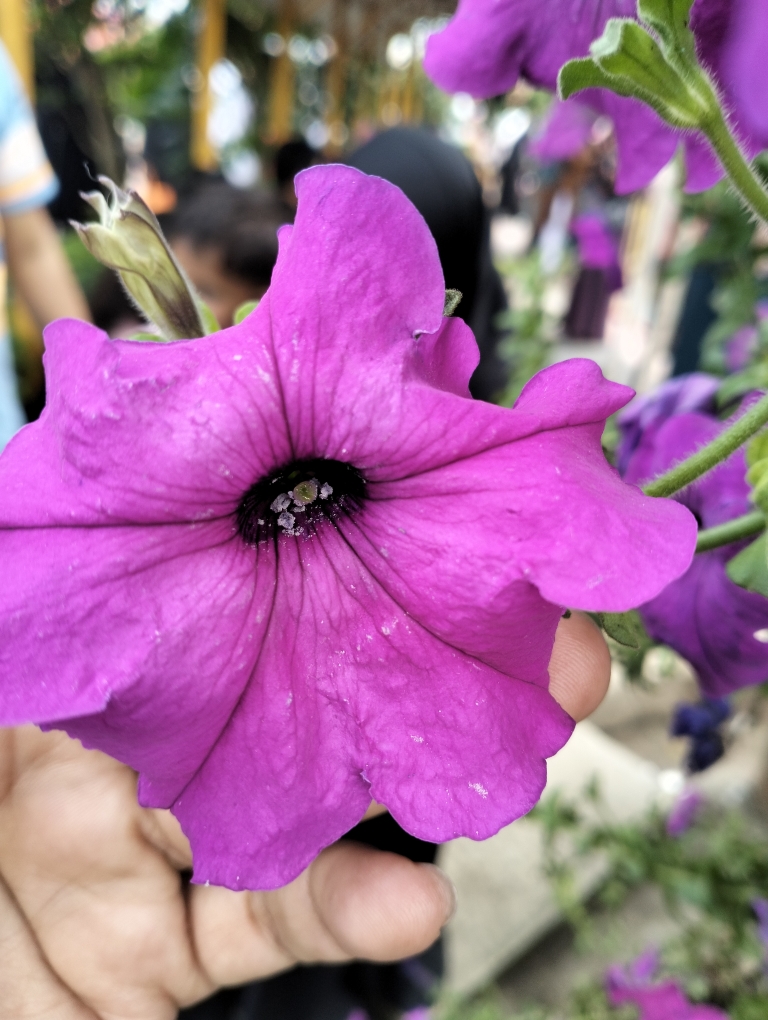
#> input picture dataset_citra/IMG20260323134357.jpg, 3072 x 4080 px, found by its file name (shown at 1/4 size); its folder holds only this picture in this run
$ jupyter execute --allow-errors 2318025_Safri_fitur_warna.ipynb
#> lines starting #> are read from the running program, lines starting #| are printed output that depends on the picture
[cell 1]
from google.colab import drive
drive.mount('/content/drive')

import os
import numpy as np
import pandas as pd
import cv2
from sklearn.cluster import KMeans
import matplotlib.pyplot as plt

[cell 2]
DATASET_PATH = "/content/drive/MyDrive/Colab Notebooks/dataset_citra"

image_files = [f for f in os.listdir(DATASET_PATH) if f.endswith(".jpg")]

df = pd.DataFrame({"image": image_files})
df["path"] = df["image"].apply(lambda x: os.path.join(DATASET_PATH, x))

[cell 3]
def extract_color_hsv(path):
    img = cv2.imread(path)
#> img is the input picture: shape (4080, 3072, 3); mean B, G, R 148.8, 106.6, 162.1
    img = cv2.cvtColor(img, cv2.COLOR_BGR2HSV)
#> img: shape (4080, 3072, 3); mean H, S, V 94.7, 105.8, 167.8
    img = cv2.resize(img, (80,80))
#> img: shape (80, 80, 3); mean H, S, V 94.5, 105.7, 167.7
    pixels = img.reshape((-1,3))

    kmeans = KMeans(n_clusters=3, n_init=10)
    kmeans.fit(pixels)

    colors = kmeans.cluster_centers_
    labels = kmeans.labels_
    counts = np.bincount(labels)

    dominant = colors[np.argmax(counts)]
    return dominant

[cell 4]
colors = df["path"].apply(extract_color_hsv)

df["H"] = colors.apply(lambda x: int(x[0]))
df["S"] = colors.apply(lambda x: int(x[1]))
df["V"] = colors.apply(lambda x: int(x[2]))

[cell 5]
def get_color_label(h, s, v):
    if v < 50:
        return "Hitam"
    elif s < 50:
        return "Abu-abu"
    elif v > 200 and s < 50:
        return "Putih"
    elif h < 10 or h >= 160:
        return "Merah"
    elif h < 25:
        return "Orange"
    elif h < 35:
        return "Kuning"
    elif h < 85:
        return "Hijau"
    elif h < 125:
        return "Biru"
    else:
        return "Ungu"

[cell 6]
df["color_label"] = df.apply(
    lambda x: get_color_label(x["H"], x["S"], x["V"]), axis=1
)

[cell 7]
kmeans_flowers = KMeans(n_clusters=5, random_state=42)
#> (the rest of this cell did not finish here and is left out)

[cell 8]
plt.figure()

for color in df["color_label"].unique():
    subset = df[df["color_label"] == color]
    plt.scatter(subset["H"], subset["S"], label=color)

plt.legend()
plt.xlabel("Hue (H)")
plt.ylabel("Saturation (S)")
plt.title("Sebaran Warna Bunga (HSV)")

plt.show()
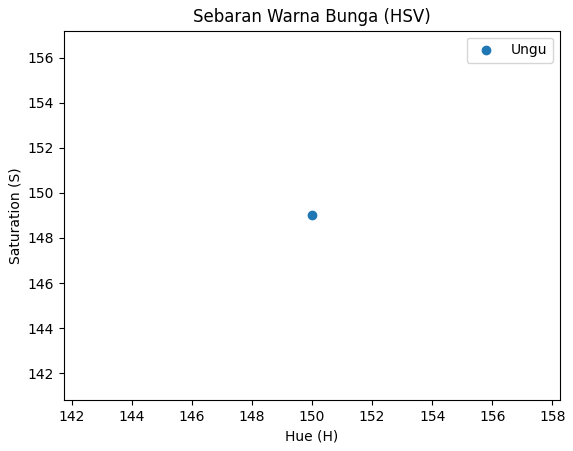
#> figure drawn by matplotlib, 1 panel

[cell 9]
plt.figure()

plt.hist(df["H"], bins=20)
plt.title("Distribusi Hue")

plt.show()
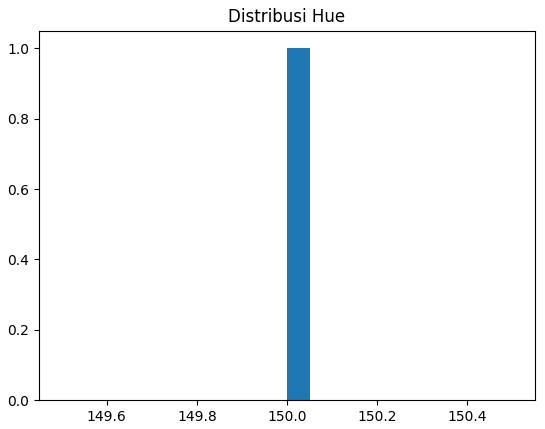
#> figure drawn by matplotlib, 1 panel; tallest bar 1 high, from x = 150 to 150.1

$ run again, on dataset_citra/IMG20260323141508.jpg
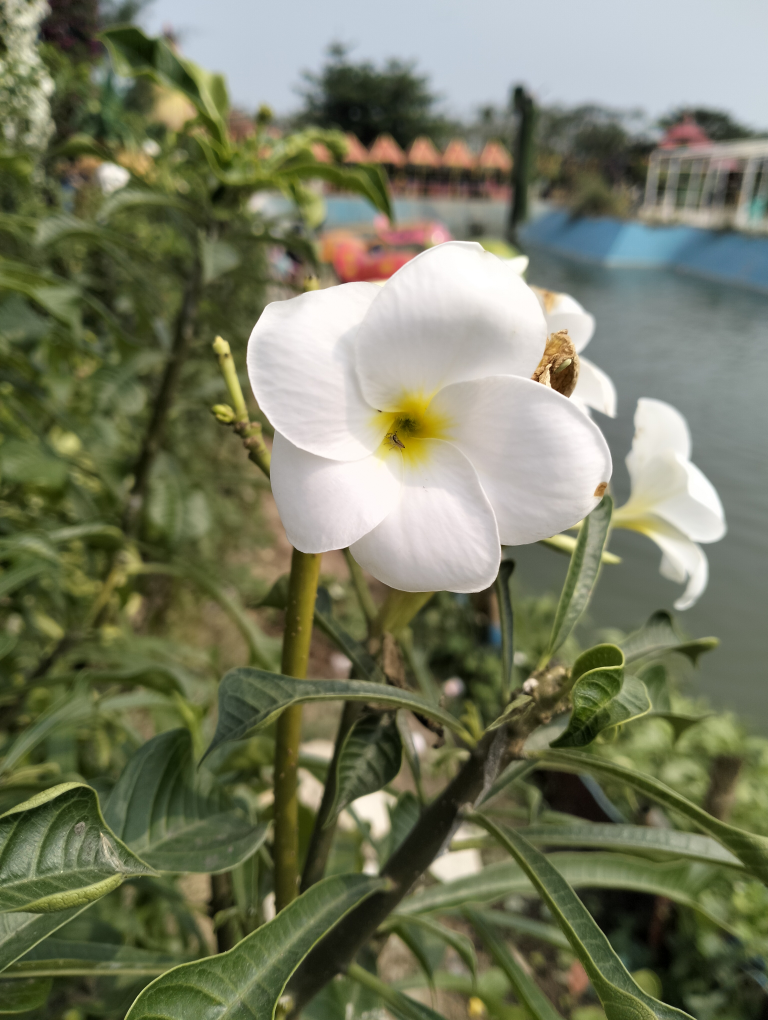
#> input picture dataset_citra/IMG20260323141508.jpg, 3072 x 4080 px, found by its file name (shown at 1/4 size)
#> in extract_color_hsv, img is the input picture: shape (4080, 3072, 3); mean B, G, R 96.1, 121.3, 117.5
#> `plt.show()`:
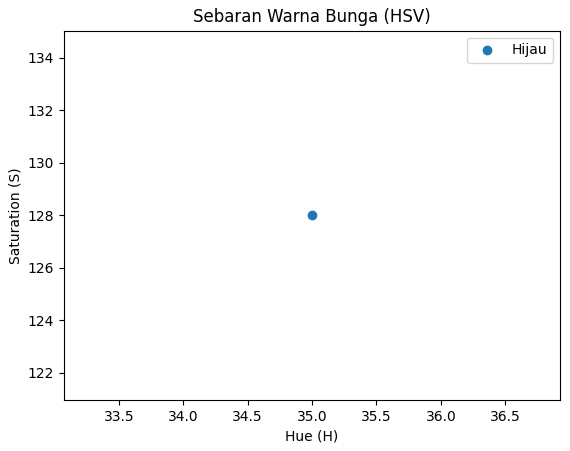
#> figure drawn by matplotlib, 1 panel
#> `plt.show()`:
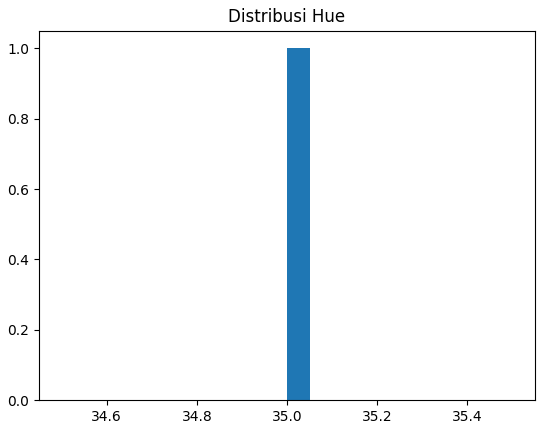
#> figure drawn by matplotlib, 1 panel; tallest bar 1 high, from x = 35 to 35.05

$ run again, on dataset_citra/IMG20260323141510.jpg
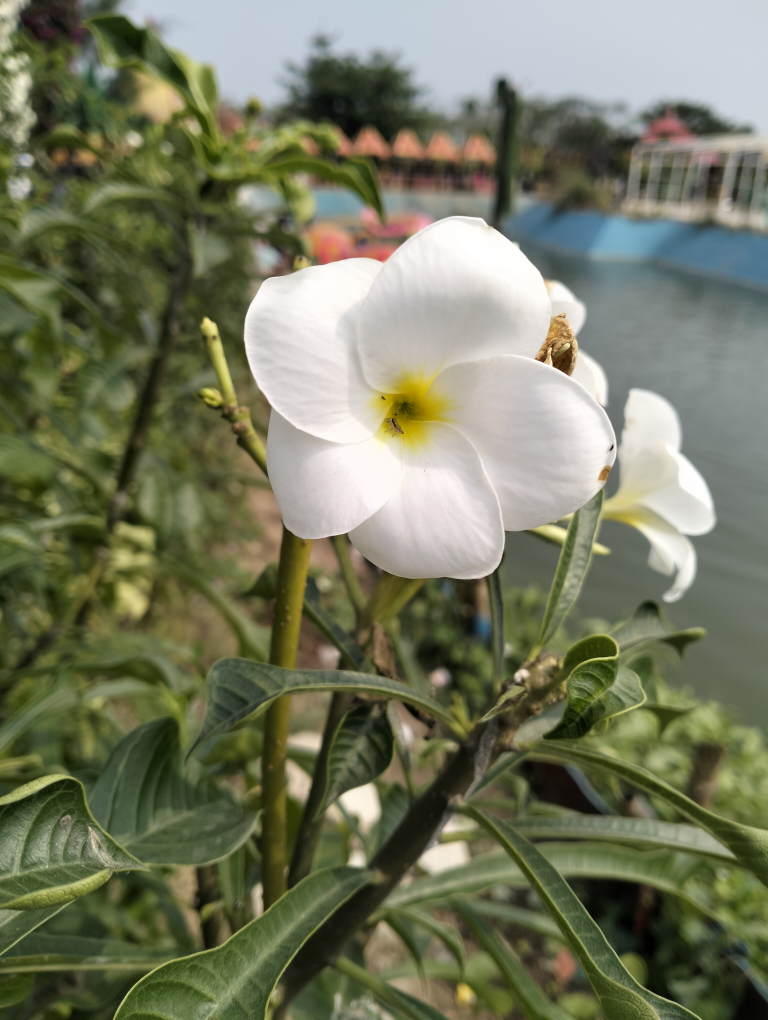
#> input picture dataset_citra/IMG20260323141510.jpg, 3072 x 4080 px, found by its file name (shown at 1/4 size)
#> in extract_color_hsv, img is the input picture: shape (4080, 3072, 3); mean B, G, R 95.3, 120.4, 116.6
#> `plt.show()`:
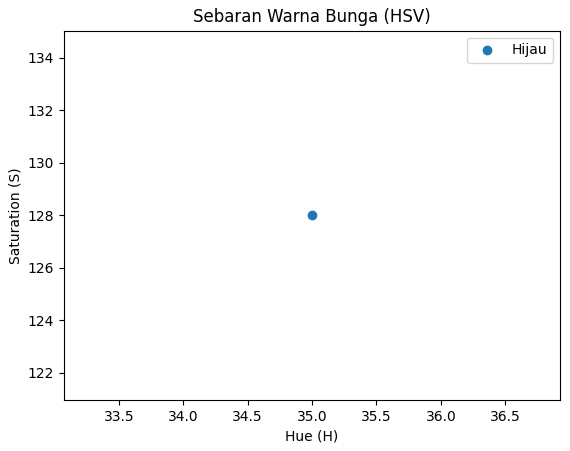
#> figure drawn by matplotlib, 1 panel
#> `plt.show()`:
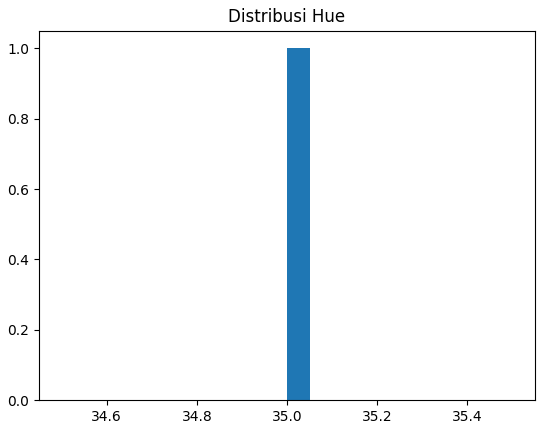
#> figure drawn by matplotlib, 1 panel; tallest bar 1 high, from x = 35 to 35.05

$ run again, on dataset_citra/IMG20260323141517.jpg
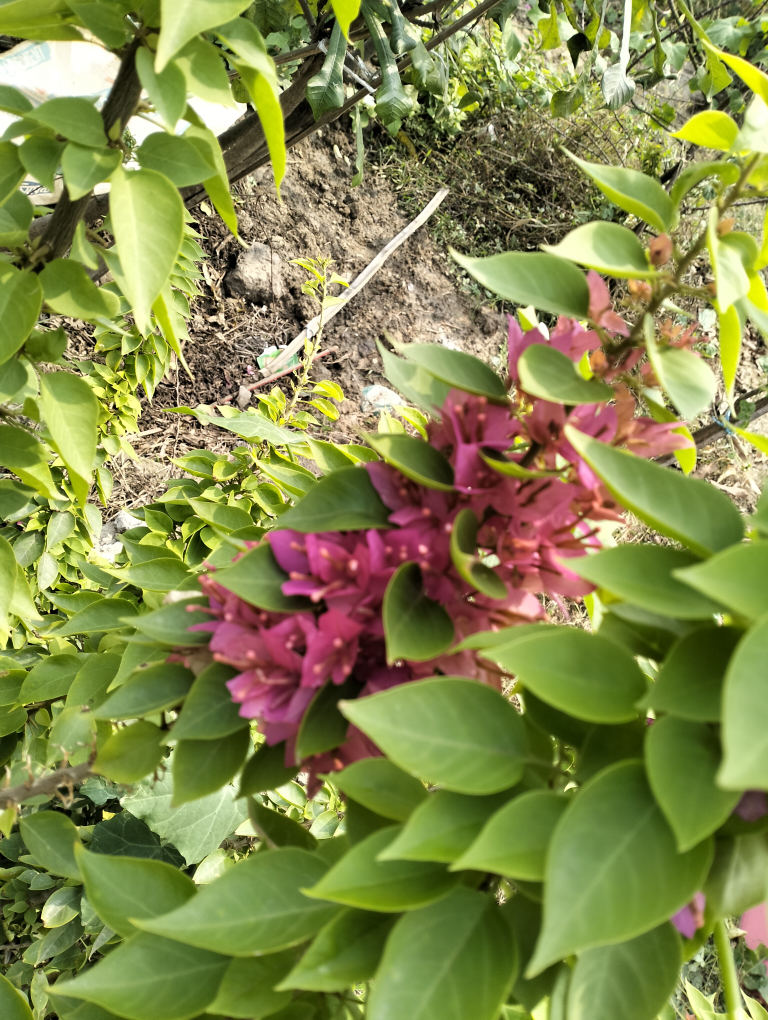
#> input picture dataset_citra/IMG20260323141517.jpg, 3072 x 4080 px, found by its file name (shown at 1/4 size)
#> in extract_color_hsv, img is the input picture: shape (4080, 3072, 3); mean B, G, R 76.4, 137.3, 132.8
#> `plt.show()`:
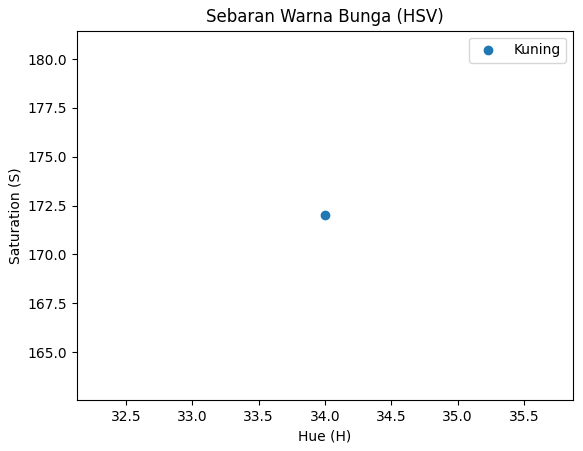
#> figure drawn by matplotlib, 1 panel
#> `plt.show()`:
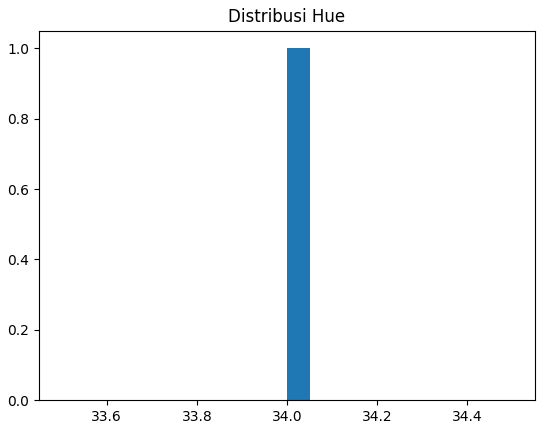
#> figure drawn by matplotlib, 1 panel; tallest bar 1 high, from x = 34 to 34.05

$ run again, on dataset_citra/IMG20260323134404.jpg
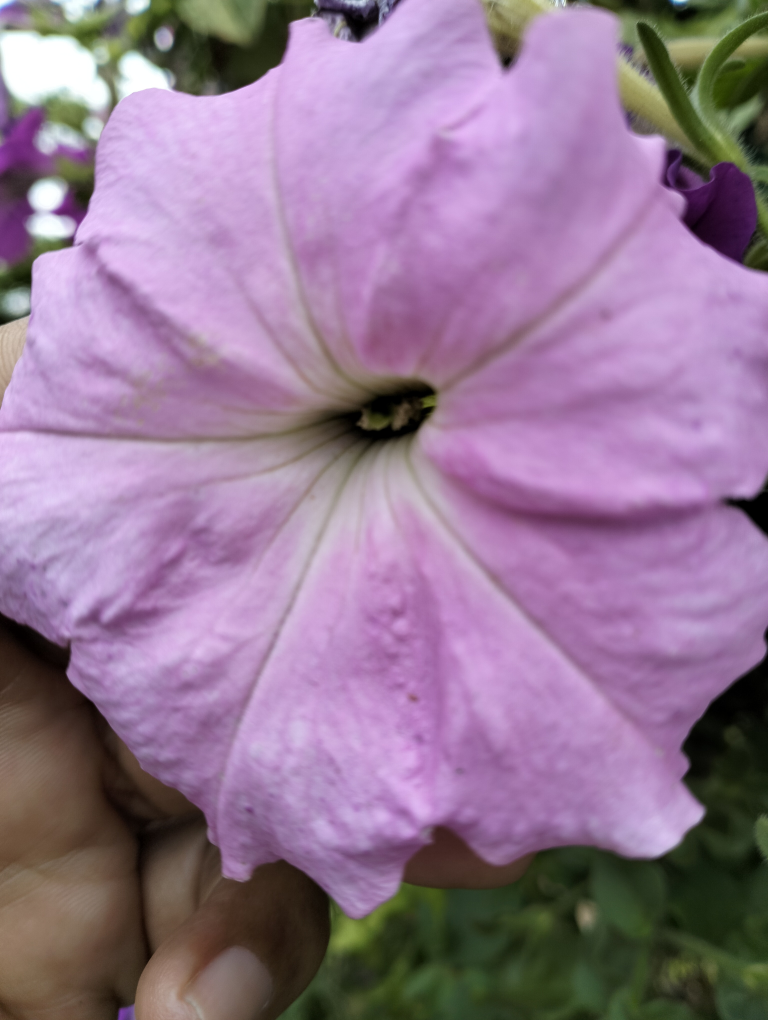
#> input picture dataset_citra/IMG20260323134404.jpg, 3072 x 4080 px, found by its file name (shown at 1/4 size)
#> in extract_color_hsv, img is the input picture: shape (4080, 3072, 3); mean B, G, R 147.1, 120.2, 147.7
#> `plt.show()`:
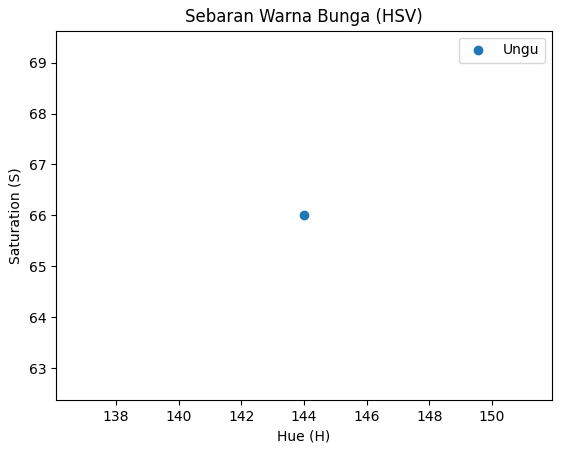
#> figure drawn by matplotlib, 1 panel
